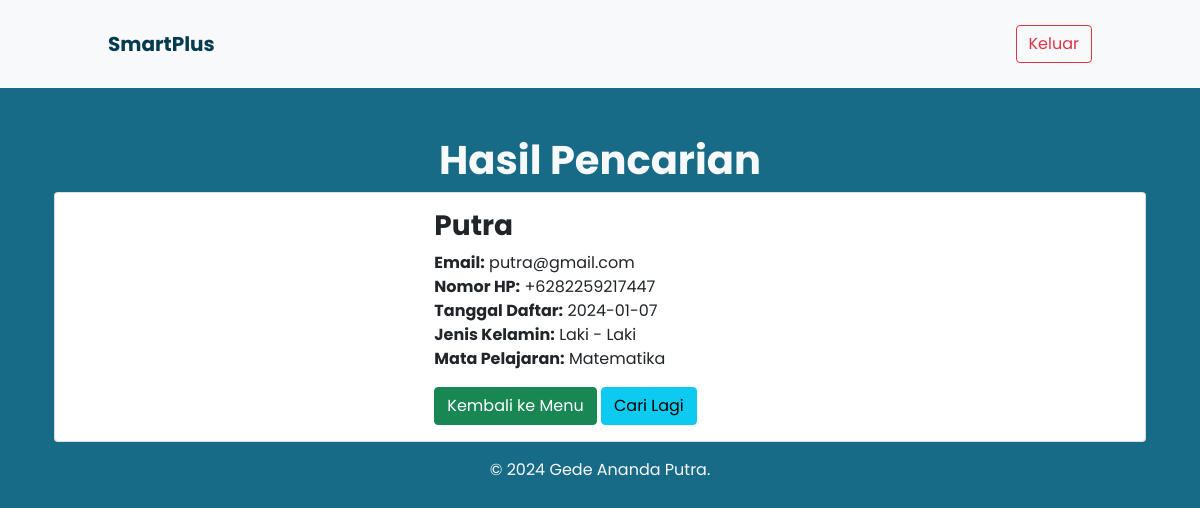
Page /course/detail/3 (signed in) on the committed database.
### models.py (models this page shows)
class Course(db.Model):
    id = db.Column(db.Integer, primary_key=True)
    name = db.Column(db.String(100), nullable=False)
    email = db.Column(db.String(120), nullable=False)
    phone_number = db.Column(db.Integer, nullable=False)
    registration_date = db.Column(db.Date)
    gender = db.Column(db.String(10))
    subject = db.Column(db.String(100))

### app.py (the view)
@app.route("/course/detail/<int:id>")
@login_required
def course_detail(id):
    course = Course.query.get(id)
    if course:
        return render_template("course_detail.html", course=course)
    else:
        flash("Tidak ada hasil yang ditemukan.", "info")
        return redirect(url_for("search_member"))

### app.py (called while the page is built)
@login_manager.user_loader
def load_user(user_id):
    return User.query.get(int(user_id))

### templates/course_detail.html
{% extends 'base.html' %} {% block content %}
<h1 class="mb-2 mt-5 text-center text-light"><strong>Hasil Pencarian</strong></h1>
<div class="container">
  <div class="card mb-3">
    <div class="row g-0">
      <div class="col-md-4"></div>
      <div class="col-md-8">
        <div class="card-body">
          {% if course %}
          <h3 class="card-title"><strong>{{ course.name }}</strong></h3>
          <p class="card-text">
            <strong>Email:</strong> {{ course.email }}<br />
            <strong>Nomor HP:</strong> +62{{ course.phone_number }}<br />
            <strong>Tanggal Daftar:</strong> {{ course.registration_date }}<br />
            <strong>Jenis Kelamin:</strong> {{ course.gender }}<br />
            <strong>Mata Pelajaran:</strong> {{ course.subject }}
          </p>
          {% else %}
          <p class="card-text">Tidak ada hasil yang ditemukan.</p>
          {% endif %}
          <div>
            <a href="{{ url_for('menu') }}" class="btn btn-success">Kembali ke Menu</a>
            <a href="{{ url_for('search_member') }}" class="btn btn-info">Cari Lagi</a>
          </div>
        </div>
      </div>
    </div>
  </div>
</div>
{% endblock %}

### templates/base.html (style rules this page uses)
body { font-family: "Poppins", sans-serif; background-color: #176b87; }
a { color: #053b50; }

### rows in the picture
Course: name "Putra", email "putra@gmail.com", phone_number "82259217447", registration_date "2024-01-07", gender "Laki - Laki", subject "Matematika"
